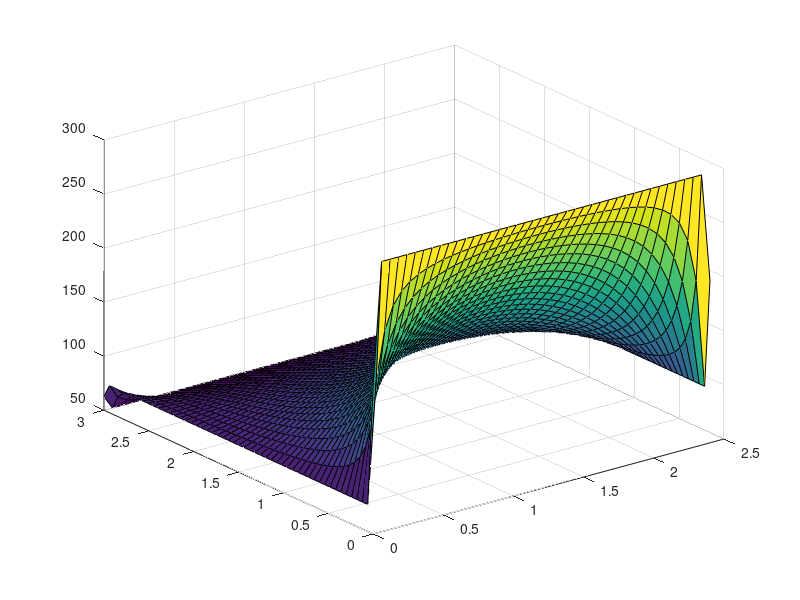
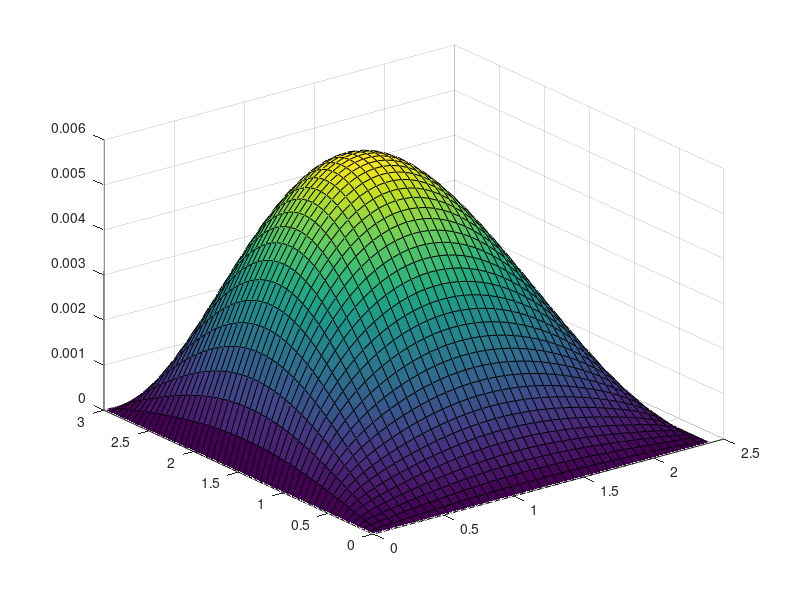

These figures' MATLAB source, in order:
clear all
h=0.06;
m=2.4/h; n=3.0/h;
T=zeros(m+1,n+1);
T(:,1)=300; T(:,n+1)=50;
T(1,:)=75; T(m+1,:)=100;
T(1,1)=187.5; T(1,n+1)=62.5;
T(m+1,1)=200; T(m+1,n+1)=75;
x=0:h:2.4; y=0:h:3.0; iter=1000;

for k=0:iter
    T_old=T;
    for j=2:n
        for i=2:m
            T(i,j)=1/4*(T(i+1,j)+T(i-1,j)+T(i,j+1)+T(i,j-1));
        end
    end
end
myerror=(abs(T-T_old)./T)*100;

[X,Y]=meshgrid(x,y);

figure(1)
surf(X,Y,T')

figure(2)
surf(X,Y,myerror')
        